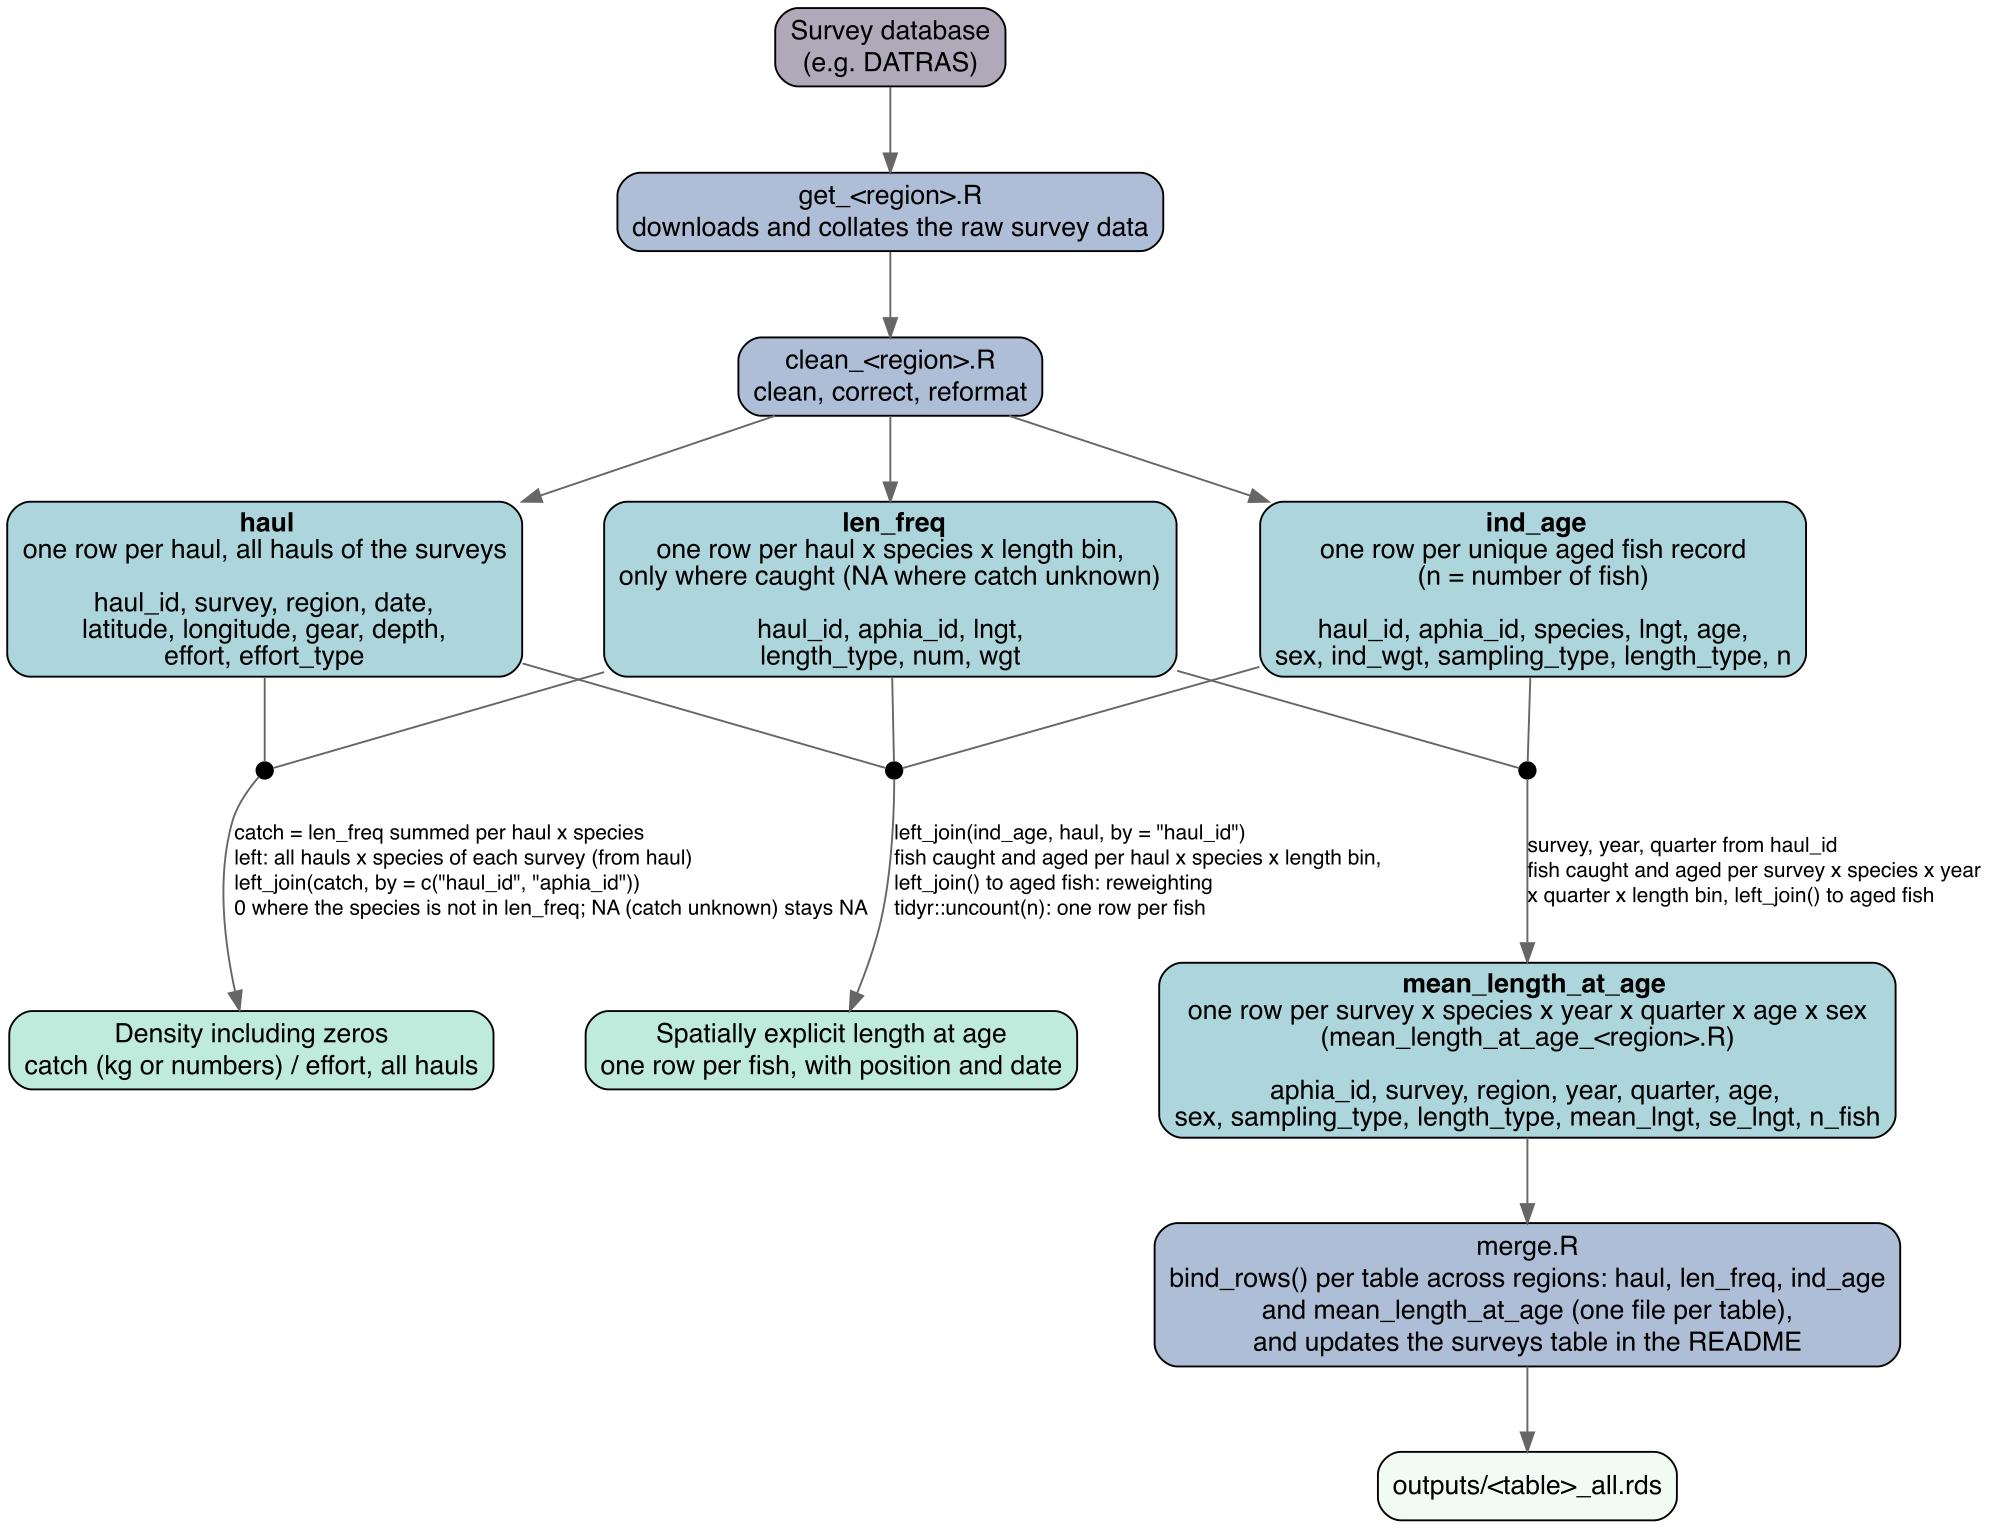

The script that drew this image:
# Purpose:   Workflow figure for the README: from the survey database to the
#            stored tables, the data products made by joins, and the merge.
#            Colours (viridis mako without its darkest colour, lightened):
#            raw data, scripts, stored tables, data products made with joins
#            (not stored), merged tables. Black dots: joins (where the arrows
#            of the joined tables meet).
#
# Output:    summary/workflow.png
#
# Modified:  2026-11-18
# Author:    Max Lindmark

library(DiagrammeR)
library(DiagrammeRsvg)
library(rsvg)
library(here)
home <- here::here()

# mako without its darkest colour, mixed with white (40% colour); black text
lighten <- function(x, a = 0.4) {
  rgb(t(255 - a * (255 - col2rgb(x))), maxColorValue = 255)
}
cols <- setNames(
  lighten(viridisLite::mako(6)[2:6]),
  c("COL_RAW", "COL_SCRIPT", "COL_TABLE", "COL_PRODUCT", "COL_MERGED")
)

workflow <- "
digraph workflow {
  graph [rankdir = TB, fontname = Helvetica, nodesep = 0.3, ranksep = 0.6]
  node  [shape = box, style = 'rounded,filled', fontname = Helvetica, fontsize = 14, fillcolor = 'COL_TABLE', fontcolor = black]
  edge  [color = grey40, fontname = Helvetica, fontsize = 11]

  source [label = 'Survey database\\n(e.g. DATRAS)', fillcolor = 'COL_RAW']
  get    [label = 'get_<region>.R\\ndownloads and collates the raw survey data', fillcolor = 'COL_SCRIPT']
  clean  [label = 'clean_<region>.R\\nclean, correct, reformat', fillcolor = 'COL_SCRIPT']

  haul     [label = <<B>haul</B><BR/>one row per haul, all hauls of the surveys<BR/><BR/>haul_id, survey, region, date,<BR/>latitude, longitude, gear, depth,<BR/>effort, effort_type>]
  len_freq [label = <<B>len_freq</B><BR/>one row per haul x species x length bin,<BR/>only where caught (NA where catch unknown)<BR/><BR/>haul_id, aphia_id, lngt,<BR/>length_type, num, wgt>]
  ind_age  [label = <<B>ind_age</B><BR/>one row per unique aged fish record<BR/>(n = number of fish)<BR/><BR/>haul_id, aphia_id, species, lngt, age,<BR/>sex, ind_wgt, sampling_type, length_type, n>]

  density [label = 'Density including zeros\\ncatch (kg or numbers) / effort, all hauls', fillcolor = 'COL_PRODUCT']
  spatial [label = 'Spatially explicit length at age\\none row per fish, with position and date', fillcolor = 'COL_PRODUCT']
  mlaa    [label = <<B>mean_length_at_age</B><BR/>one row per survey x species x year x quarter x age x sex<BR/>(mean_length_at_age_&lt;region&gt;.R)<BR/><BR/>aphia_id, survey, region, year, quarter, age,<BR/>sex, sampling_type, length_type, mean_lngt, se_lngt, n_fish>]

  merge [label = 'merge.R\\nbind_rows() per table across regions: haul, len_freq, ind_age\\nand mean_length_at_age (one file per table),\\nand updates the surveys table in the README', fillcolor = 'COL_SCRIPT']
  all   [label = 'outputs/<table>_all.rds', fillcolor = 'COL_MERGED']

  {rank = same; haul -> len_freq -> ind_age [style = invis]}
  {rank = same; density -> spatial -> mlaa [style = invis]}

  source -> get -> clean
  clean -> haul; clean -> len_freq; clean -> ind_age

  node [shape = point, width = 0.12, fillcolor = black, label = '']
  j_density; j_spatial; j_mlaa

  edge [arrowhead = none]
  haul -> j_density; len_freq -> j_density
  haul -> j_spatial; len_freq -> j_spatial; ind_age -> j_spatial
  len_freq -> j_mlaa; ind_age -> j_mlaa

  edge [arrowhead = normal]
  j_density -> density [label = '  catch = len_freq summed per haul x species\\l  left: all hauls x species of each survey (from haul)\\l  left_join(catch, by = c(\\\"haul_id\\\", \\\"aphia_id\\\"))\\l  0 where the species is not in len_freq; NA (catch unknown) stays NA\\l']
  j_spatial -> spatial [label = '  left_join(ind_age, haul, by = \\\"haul_id\\\")\\l  fish caught and aged per haul x species x length bin,\\l  left_join() to aged fish: reweighting\\l  tidyr::uncount(n): one row per fish\\l']
  j_mlaa -> mlaa [label = '  survey, year, quarter from haul_id\\l  fish caught and aged per survey x species x year\\l  x quarter x length bin, left_join() to aged fish\\l']

  mlaa -> merge
  merge -> all
}
"

for (k in names(cols)) workflow <- gsub(k, cols[[k]], workflow, fixed = TRUE)

svg <- export_svg(grViz(workflow))
rsvg_png(charToRaw(svg), file.path(home, "summary/workflow.png"), width = 2000)
